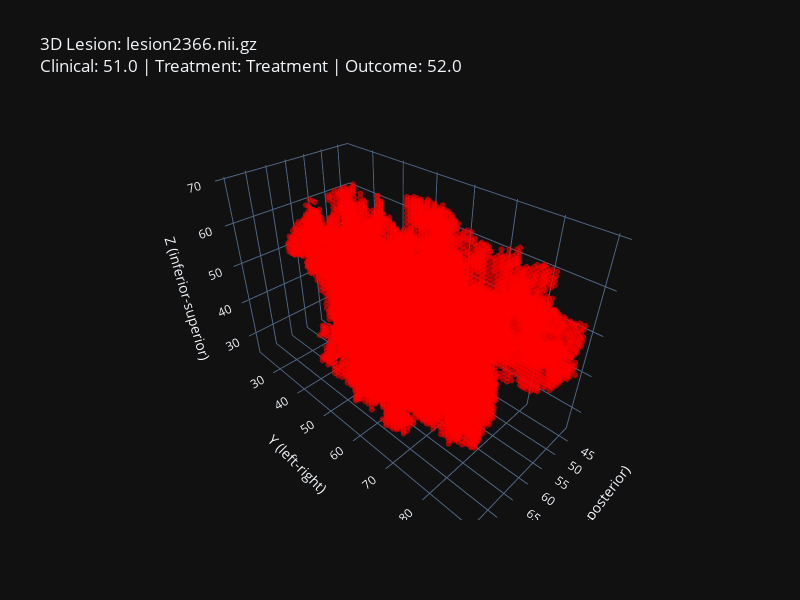

The cell this chart's notebook holds for it:
### Code cell
# Individual lesion exploration
# Select a lesion with high clinical score
high_score_lesions = tasks_df[tasks_df['Clinical score'] > 50]
if len(high_score_lesions) > 0:
    sample_lesion = high_score_lesions.iloc[0]['lesion_id']
    print(f"Exploring lesion: {sample_lesion}")
    
    # 2D slices
    fig_slices = visualizer.plot_lesion_slices(sample_lesion)
    plt.show()
    
    # 3D visualization
    fig_3d = visualizer.plot_3d_lesion(sample_lesion)
    fig_3d.show()
    
    # Volume calculation
    volume = visualizer.calculate_lesion_volume(sample_lesion)
    print(f"Lesion volume: {volume} voxels")
else:
    print("No lesions with clinical score > 50 found")

### Figure 1 — Plotly figure (JSON) as saved in the notebook; plotly's stock layout.template omitted (floating-point values rounded to 4 significant figures; data arrays with more than 128 entries replaced by an {"elided": "..."} marker saying what was removed)
{"data": [{"marker": {"color": "red", "opacity": 0.6, "size": 2}, "mode": "markers", "name": "Lesion", "x": {"elided": "17869 int values"}, "y": {"elided": "17869 int values"}, "z": {"elided": "17869 int values"}, "type": "scatter3d"}], "layout": {"title": {"text": "3D Lesion: lesion2366.nii.gz<br>Clinical: 51.0 | Treatment: Treatment | Outcome: 52.0"}, "scene": {"xaxis": {"title": {"text": "X (anterior-posterior)"}}, "yaxis": {"title": {"text": "Y (left-right)"}}, "zaxis": {"title": {"text": "Z (inferior-superior)"}}}, "width": 800, "height": 600}}
